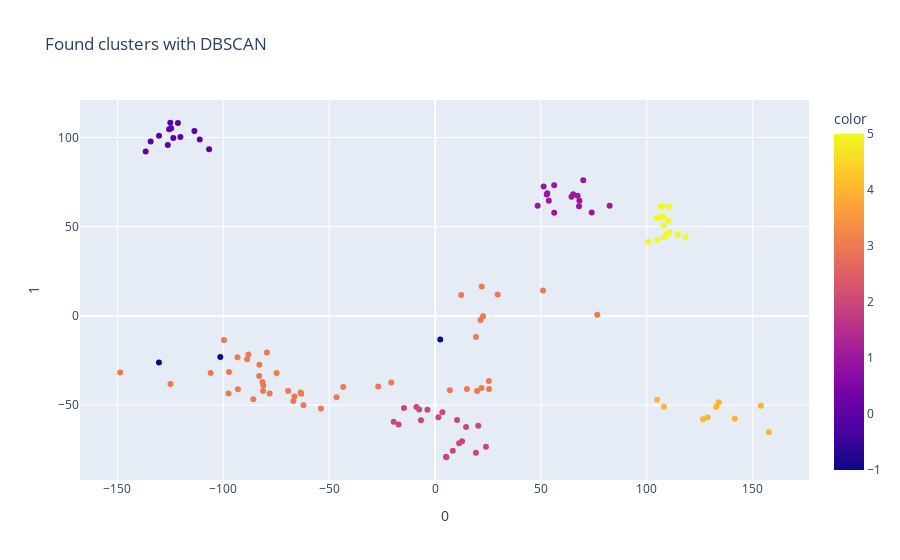
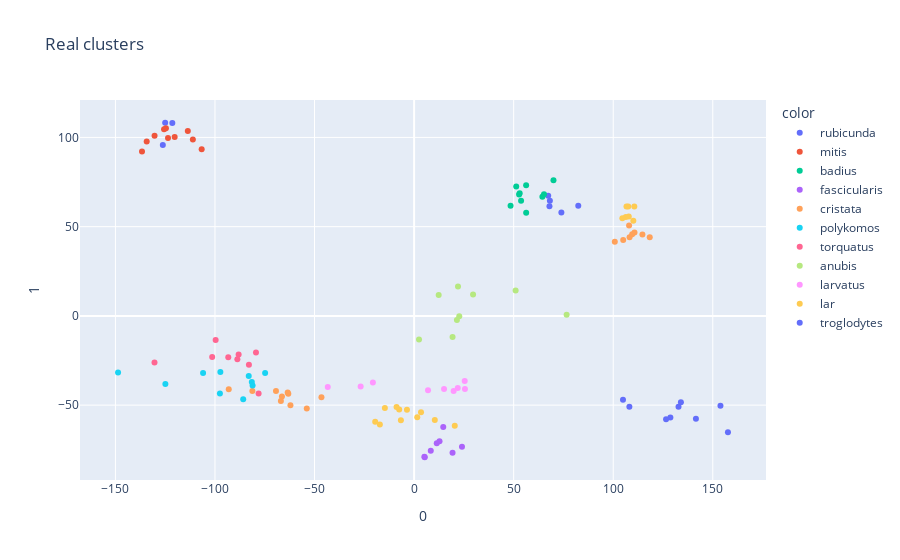

These figures' notebook cell, in order:
### Markdown cell above
#### DBScan

I choose to use DBscan since it does a great job of seeking areas in the data that have a high density of observations versus areas of the data that are not very dense with observations.

### Code cell
dbscan = DBSCAN(eps=50, min_samples=3)
found_clusters_db = dbscan.fit_predict(X)

cluster_data_db = X.copy()
cluster_data_db['Data'] = found_clusters_db

fig = px.scatter(components, x=0, y=1, color=cluster_data_db['Data'], title= 'Found clusters with DBSCAN')
fig.show()

fig = px.scatter(components, x=0, y=1, color=y, title= 'Real clusters')
fig.show()

### Figure 1 — Plotly figure (JSON) as saved in the notebook; plotly's stock layout.template omitted (floating-point values rounded to 4 significant figures)
{"data": [{"hovertemplate": "0=%{x}<br>1=%{y}<br>color=%{marker.color}<extra></extra>", "legendgroup": "", "marker": {"color": [0, 0, 0, 0, 0, 0, 0, 0, 0, 0, 0, 0, 0, 1, 1, 1, 1, 1, 1, 1, 1, 1, 1, 1, 1, 1, 1, 1, 2, 2, 2, 2, 2, 2, 2, 2, 3, 3, 3, 3, 3, 3, 3, 3, 3, 3, 3, 3, 3, 3, 3, 3, 3, 3, 3, 3, 3, 3, 3, -1, 3, -1, 3, 3, 3, 3, 3, 3, 3, 3, 3, 3, 3, 3, 3, 3, 3, 3, 3, 3, 3, 3, 2, 2, 2, 2, 2, 2, 2, 2, 2, 2, 2, -1, 4, 4, 4, 4, 4, 4, 4, 4, 4, 5, 5, 5, 5, 5, 5, 5, 5, 5, 5, 5, 5, 5, 5, 5], "coloraxis": "coloraxis", "symbol": "circle"}, "mode": "markers", "name": "", "orientation": "v", "showlegend": false, "type": "scatter", "x": [-121.4, -125.0, -126.2, -111.1, -106.7, -113.6, -120.2, -123.6, -130.3, -124.6, -134.3, -125.6, -136.7, 82.45, 73.96, 68.19, 67.97, 67.35, 56.26, 56.27, 64.43, 53.72, 51.28, 69.99, 48.44, 53.01, 65.23, 52.75, 19.3, 8.369, 24.04, 11.38, 5.344, 14.64, 5.166, 12.76, -46.53, -53.9, -63.17, -66.38, -63.49, -62.1, -69.37, -81.22, -66.9, -93.09, -74.82, -85.82, -81.5, -81.12, -83.05, -97.52, -97.31, -106.0, -124.9, -148.7, -78.09, -79.41, -88.13, -101.4, -82.96, -130.4, -99.67, -88.76, -93.32, 76.6, 50.99, 22.68, 12.34, 29.6, 21.5, 19.31, 22.05, 6.991, -20.69, -26.85, -43.36, 21.93, 25.42, 25.52, 15.03, 19.86, 20.42, 10.39, -6.634, 3.472, -7.492, 1.586, -17.21, -8.824, -3.586, -19.53, -14.68, 2.472, 153.9, 132.8, 128.7, 108.1, 141.5, 126.5, 104.9, 134.0, 157.6, 118.3, 114.7, 108.0, 108.2, 110.7, 109.5, 105.0, 100.8, 110.1, 110.6, 107.6, 107.8, 106.3, 106.7, 104.6], "xaxis": "x", "y": [108.0, 108.2, 95.83, 98.82, 93.35, 103.6, 100.2, 99.63, 101.0, 105.2, 97.67, 104.6, 92.12, 61.66, 57.88, 64.55, 61.42, 67.32, 73.21, 57.82, 66.74, 64.52, 72.48, 75.95, 61.68, 68.67, 68.12, 67.98, -76.75, -75.55, -73.31, -71.29, -79.2, -62.3, -78.98, -70.25, -45.52, -51.85, -43.55, -45.21, -42.96, -49.99, -42.05, -42.11, -47.7, -41.13, -31.92, -46.67, -37.1, -38.98, -33.71, -43.5, -31.43, -32.02, -38.17, -31.77, -43.48, -20.52, -21.63, -23.08, -27.33, -26.12, -13.5, -24.29, -23.1, 0.6721, 14.19, -0.199, 11.76, 11.94, -2.281, -11.81, 16.48, -41.63, -37.36, -39.57, -39.91, -40.45, -36.53, -41.02, -40.98, -42.04, -61.58, -58.3, -58.53, -54.03, -52.43, -56.8, -60.92, -50.99, -52.56, -59.28, -51.66, -13.26, -50.39, -50.9, -56.92, -50.87, -57.58, -57.89, -46.95, -48.45, -65.25, 44.08, 45.56, 50.68, 44.04, 46.79, 45.69, 42.46, 41.58, 53.37, 61.27, 61.37, 55.69, 55.44, 61.23, 54.77], "yaxis": "y"}], "layout": {"coloraxis": {"colorbar": {"title": {"text": "color"}}, "colorscale": [[0, "#0d0887"], [0.1111, "#46039f"], [0.2222, "#7201a8"], [0.3333, "#9c179e"], [0.4444, "#bd3786"], [0.5556, "#d8576b"], [0.6667, "#ed7953"], [0.7778, "#fb9f3a"], [0.8889, "#fdca26"], [1, "#f0f921"]]}, "legend": {"tracegroupgap": 0}, "title": {"text": "Found clusters with DBSCAN"}, "xaxis": {"anchor": "y", "domain": [0, 1], "title": {"text": "0"}}, "yaxis": {"anchor": "x", "domain": [0, 1], "title": {"text": "1"}}}}

### Figure 2 — Plotly figure (JSON) as saved in the notebook; plotly's stock layout.template omitted (floating-point values rounded to 4 significant figures)
{"data": [{"hovertemplate": "color=rubicunda<br>0=%{x}<br>1=%{y}<extra></extra>", "legendgroup": "rubicunda", "marker": {"color": "#636efa", "symbol": "circle"}, "mode": "markers", "name": "rubicunda", "orientation": "v", "showlegend": true, "type": "scatter", "x": [-121.4, -125.0, -126.2, 82.45, 73.96, 68.19, 67.97, 67.35], "xaxis": "x", "y": [108.0, 108.2, 95.83, 61.66, 57.88, 64.55, 61.42, 67.32], "yaxis": "y"}, {"hovertemplate": "color=mitis<br>0=%{x}<br>1=%{y}<extra></extra>", "legendgroup": "mitis", "marker": {"color": "#EF553B", "symbol": "circle"}, "mode": "markers", "name": "mitis", "orientation": "v", "showlegend": true, "type": "scatter", "x": [-111.1, -106.7, -113.6, -120.2, -123.6, -130.3, -124.6, -134.3, -125.6, -136.7], "xaxis": "x", "y": [98.82, 93.35, 103.6, 100.2, 99.63, 101.0, 105.2, 97.67, 104.6, 92.12], "yaxis": "y"}, {"hovertemplate": "color=badius<br>0=%{x}<br>1=%{y}<extra></extra>", "legendgroup": "badius", "marker": {"color": "#00cc96", "symbol": "circle"}, "mode": "markers", "name": "badius", "orientation": "v", "showlegend": true, "type": "scatter", "x": [56.26, 56.27, 64.43, 53.72, 51.28, 69.99, 48.44, 53.01, 65.23, 52.75], "xaxis": "x", "y": [73.21, 57.82, 66.74, 64.52, 72.48, 75.95, 61.68, 68.67, 68.12, 67.98], "yaxis": "y"}, {"hovertemplate": "color=fascicularis<br>0=%{x}<br>1=%{y}<extra></extra>", "legendgroup": "fascicularis", "marker": {"color": "#ab63fa", "symbol": "circle"}, "mode": "markers", "name": "fascicularis", "orientation": "v", "showlegend": true, "type": "scatter", "x": [19.3, 8.369, 24.04, 11.38, 5.344, 14.64, 5.166, 12.76], "xaxis": "x", "y": [-76.75, -75.55, -73.31, -71.29, -79.2, -62.3, -78.98, -70.25], "yaxis": "y"}, {"hovertemplate": "color=cristata<br>0=%{x}<br>1=%{y}<extra></extra>", "legendgroup": "cristata", "marker": {"color": "#FFA15A", "symbol": "circle"}, "mode": "markers", "name": "cristata", "orientation": "v", "showlegend": true, "type": "scatter", "x": [-46.53, -53.9, -63.17, -66.38, -63.49, -62.1, -69.37, -81.22, -66.9, -93.09, 118.3, 114.7, 108.0, 108.2, 110.7, 109.5, 105.0, 100.8], "xaxis": "x", "y": [-45.52, -51.85, -43.55, -45.21, -42.96, -49.99, -42.05, -42.11, -47.7, -41.13, 44.08, 45.56, 50.68, 44.04, 46.79, 45.69, 42.46, 41.58], "yaxis": "y"}, {"hovertemplate": "color=polykomos<br>0=%{x}<br>1=%{y}<extra></extra>", "legendgroup": "polykomos", "marker": {"color": "#19d3f3", "symbol": "circle"}, "mode": "markers", "name": "polykomos", "orientation": "v", "showlegend": true, "type": "scatter", "x": [-74.82, -85.82, -81.5, -81.12, -83.05, -97.52, -97.31, -106.0, -124.9, -148.7], "xaxis": "x", "y": [-31.92, -46.67, -37.1, -38.98, -33.71, -43.5, -31.43, -32.02, -38.17, -31.77], "yaxis": "y"}, {"hovertemplate": "color=torquatus<br>0=%{x}<br>1=%{y}<extra></extra>", "legendgroup": "torquatus", "marker": {"color": "#FF6692", "symbol": "circle"}, "mode": "markers", "name": "torquatus", "orientation": "v", "showlegend": true, "type": "scatter", "x": [-78.09, -79.41, -88.13, -101.4, -82.96, -130.4, -99.67, -88.76, -93.32], "xaxis": "x", "y": [-43.48, -20.52, -21.63, -23.08, -27.33, -26.12, -13.5, -24.29, -23.1], "yaxis": "y"}, {"hovertemplate": "color=anubis<br>0=%{x}<br>1=%{y}<extra></extra>", "legendgroup": "anubis", "marker": {"color": "#B6E880", "symbol": "circle"}, "mode": "markers", "name": "anubis", "orientation": "v", "showlegend": true, "type": "scatter", "x": [76.6, 50.99, 22.68, 12.34, 29.6, 21.5, 19.31, 22.05, 2.472], "xaxis": "x", "y": [0.6721, 14.19, -0.199, 11.76, 11.94, -2.281, -11.81, 16.48, -13.26], "yaxis": "y"}, {"hovertemplate": "color=larvatus<br>0=%{x}<br>1=%{y}<extra></extra>", "legendgroup": "larvatus", "marker": {"color": "#FF97FF", "symbol": "circle"}, "mode": "markers", "name": "larvatus", "orientation": "v", "showlegend": true, "type": "scatter", "x": [6.991, -20.69, -26.85, -43.36, 21.93, 25.42, 25.52, 15.03, 19.86], "xaxis": "x", "y": [-41.63, -37.36, -39.57, -39.91, -40.45, -36.53, -41.02, -40.98, -42.04], "yaxis": "y"}, {"hovertemplate": "color=lar<br>0=%{x}<br>1=%{y}<extra></extra>", "legendgroup": "lar", "marker": {"color": "#FECB52", "symbol": "circle"}, "mode": "markers", "name": "lar", "orientation": "v", "showlegend": true, "type": "scatter", "x": [20.42, 10.39, -6.634, 3.472, -7.492, 1.586, -17.21, -8.824, -3.586, -19.53, -14.68, 110.1, 110.6, 107.6, 107.8, 106.3, 106.7, 104.6], "xaxis": "x", "y": [-61.58, -58.3, -58.53, -54.03, -52.43, -56.8, -60.92, -50.99, -52.56, -59.28, -51.66, 53.37, 61.27, 61.37, 55.69, 55.44, 61.23, 54.77], "yaxis": "y"}, {"hovertemplate": "color=troglodytes<br>0=%{x}<br>1=%{y}<extra></extra>", "legendgroup": "troglodytes", "marker": {"color": "#636efa", "symbol": "circle"}, "mode": "markers", "name": "troglodytes", "orientation": "v", "showlegend": true, "type": "scatter", "x": [153.9, 132.8, 128.7, 108.1, 141.5, 126.5, 104.9, 134.0, 157.6], "xaxis": "x", "y": [-50.39, -50.9, -56.92, -50.87, -57.58, -57.89, -46.95, -48.45, -65.25], "yaxis": "y"}], "layout": {"legend": {"title": {"text": "color"}, "tracegroupgap": 0}, "title": {"text": "Real clusters"}, "xaxis": {"anchor": "y", "domain": [0, 1], "title": {"text": "0"}}, "yaxis": {"anchor": "x", "domain": [0, 1], "title": {"text": "1"}}}}
